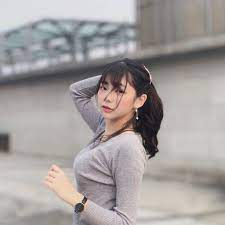
#> input picture Resources/Faces/Train/Female 1/1.jfif, 225 x 225 px, found by its file name; its folder holds only this picture in this run
$ python face_train.py
#> lines starting #> are read from the running program, lines starting #| are printed output that depends on the picture
import os
import cv2 as cv
import numpy as np

people = ['Female 1', 'Female 2', 'Ishihara Satomi', 'Male 1', 'Male 2', 'Male 3']
DIR = r'C:\workspace\OPENCV\Faces\Train'
haar_cascade = cv.CascadeClassifier('harr_face.xml')

features = []
labels = []
def create_train():
    for person in people:
        path = os.path.join(DIR, person)
        label = people.index(person)
        for img in os.listdir(path):
            img_path = os.path.join(path, img)
            img_array = cv.imread(img_path)
#> img_array is the input picture: shape (225, 225, 3); mean B, G, R 157.6, 158, 164
            gray = cv.cvtColor(img_array, cv.COLOR_BGR2GRAY)
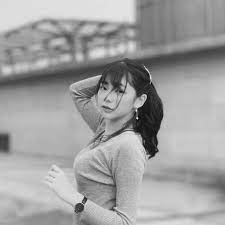
#> gray: shape (225, 225); min 2, max 243, mean 159.8
            faces_rect = haar_cascade.detectMultiScale(gray, scaleFactor=1.1, minNeighbors=4)
#> faces_rect = ()

            for (x, y, w, h) in faces_rect:
                faces_roi = gray[y:y+h, x:x+w]
                features.append(faces_roi)
                labels.append(label)
#> this loop made 0 passes
#> after the loop, features = []; labels = []
#> pass 2 of the loop in create_train, `for person in people:`:
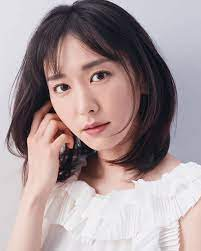
#> input picture Resources/Faces/Train/Female 2/1.jfif, 201 x 251 px, found by its file name
#> in create_train, img_array is the input picture: shape (251, 201, 3); mean B, G, R 151.9, 150, 166
#> in create_train, `gray = cv.cvtColor(img_array, cv.COLOR_BGR2GRAY)`:
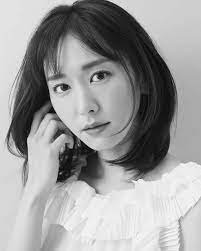
#> gray: shape (251, 201); min 1, max 253, mean 155
#> faces_rect = [[31, 41, 103, 103]]
#> the loop in create_train, `for (x, y, w, h) in faces_rect:` made 1 pass
#> pass 1, in create_train, `faces_roi = gray[y:y+h, x:x+w]`:
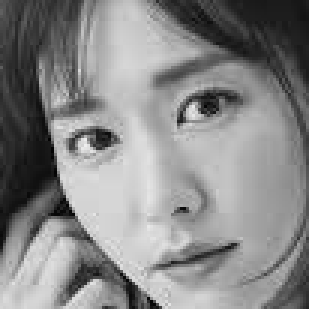
#> faces_roi: shape (103, 103) (shown 3 times larger); min 3, max 238, mean 135.4
#> after the loop in create_train, `for (x, y, w, h) in faces_rect:`: features = 1 item; labels = [1]
#> (the run stopped early here; a loop or call above may not have finished)
